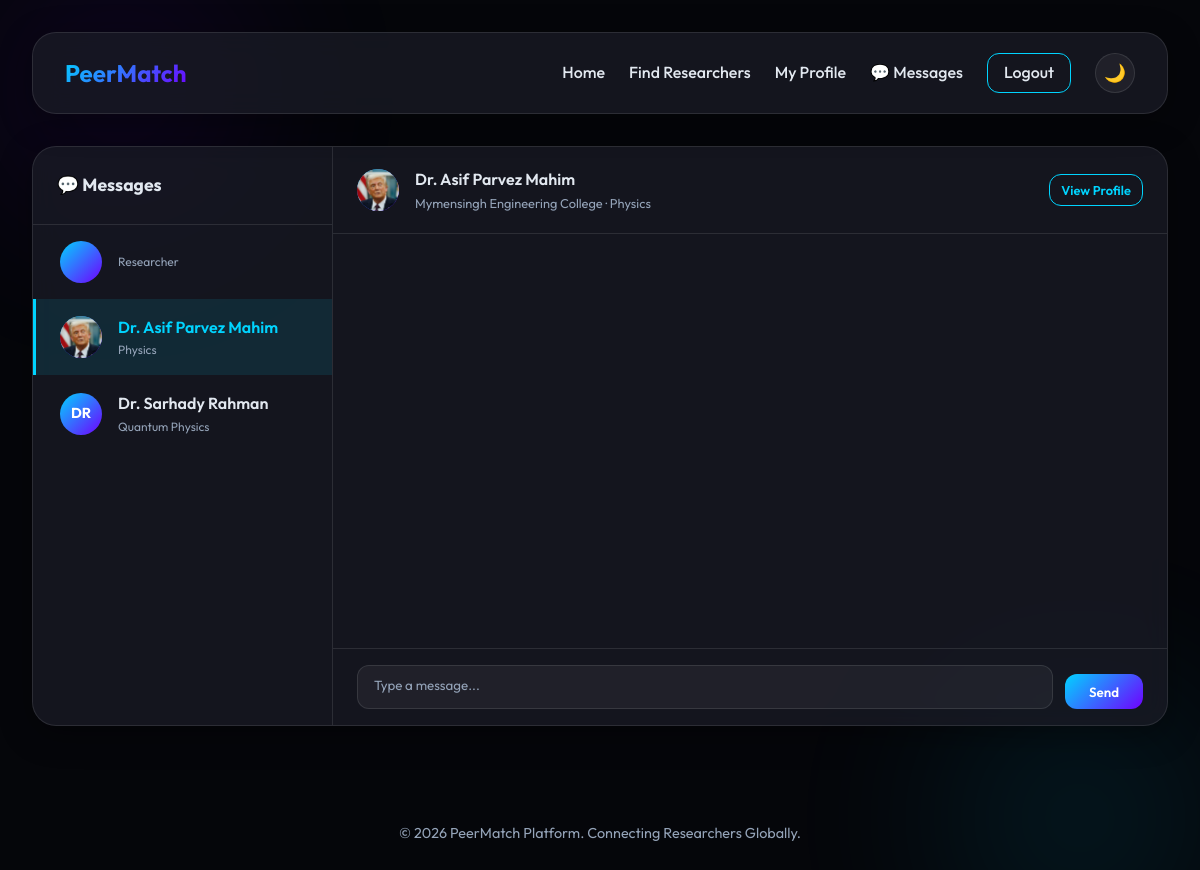
The app's page /messages/2/ (signed in) with its own data.
### core/models.py (models this page shows, shortened)
class User(AbstractUser):
    name = models.CharField(max_length=100)  # separate from username? We can make username=email or auto-generate.
    institution = models.CharField(max_length=150, blank=True, null=True)
    research_field = models.CharField(max_length=100, blank=True, null=True)
    interests = models.CharField(max_length=500, blank=True, null=True)
    role = models.CharField(max_length=20, default='user')  # 'user', 'admin'
    status = models.CharField(max_length=20, default='active')  # 'active', 'blocked'
    profile_pic = models.ImageField(upload_to='profile_pics/', blank=True, null=True)
    skillset = models.TextField(blank=True, null=True)
    education = models.TextField(blank=True, null=True)
    experience = models.TextField(blank=True, null=True)
    previous_work = models.TextField(blank=True, null=True)
    ongoing_work = models.TextField(blank=True, null=True)

### core/views.py (the view)
# urls.py: path('messages/<int:user_id>/', views.conversation, name='conversation'),
@login_required
def conversation(request, user_id):
    other = get_object_or_404(User, id=user_id)
    if request.method == 'POST':
        content = request.POST.get('content', '').strip()
        if content:
            ChatMessage.objects.create(sender=request.user, recipient=other, content=content)
        return redirect('conversation', user_id=user_id)
    ChatMessage.objects.filter(sender=other, recipient=request.user, read=False).update(read=True)
    conv = ChatMessage.objects.filter(
        (Q(sender=request.user) & Q(recipient=other)) |
        (Q(sender=other) & Q(recipient=request.user))
    ).order_by('timestamp')
    sent = ChatMessage.objects.filter(sender=request.user).values_list('recipient_id', flat=True).distinct()
    received = ChatMessage.objects.filter(recipient=request.user).values_list('sender_id', flat=True).distinct()
    partner_ids = set(list(sent) + list(received))
    partner_ids.add(user_id)
    partners = User.objects.filter(id__in=partner_ids)
    return render(request, 'messages.html', {
        'partners': partners,
        'active_user': other,
        'conversation': conv
    })

### core/context_processors.py (called while the page is built)
def global_constants(request):
    return {
        'RESEARCH_FIELDS': RESEARCH_FIELDS,
        'app_name': 'PeerMatch',
    }

### core/templates/messages.html (shortened to what this page needs)
{% extends "layout.html" %}
{% load static %}
{% block content %}
<div style="height: calc(100vh - 220px); display: grid; grid-template-columns: 300px 1fr; gap: 0; border-radius: 1.5rem; overflow: hidden;"
    class="glass animate">
    <div style="border-right: 1px solid var(--glass-border); display: flex; flex-direction: column;">
        <div style="padding: 1.5rem; border-bottom: 1px solid var(--glass-border);">
            <h2 style="font-size: 1.1rem;">💬 Messages</h2>
        </div>
        <div style="overflow-y: auto; flex: 1;">
            {% if partners %}
            {% for p in partners %}
            {% if active_user and active_user.id == p.id %}
            <a href="{% url 'conversation' user_id=p.id %}"
                style="display: flex; align-items: center; gap: 1rem; padding: 1rem 1.5rem; text-decoration: none; transition: var(--transition); background: rgba(0,212,255,0.1); border-left: 3px solid var(--primary-color);">
                {% else %}
                <a href="{% url 'conversation' user_id=p.id %}"
                    style="display: flex; align-items: center; gap: 1rem; padding: 1rem 1.5rem; text-decoration: none; transition: var(--transition); background: transparent; border-left: 3px solid transparent;">
                    {% endif %}
                    <div
                        style="width: 42px; height: 42px; border-radius: 50%; background: linear-gradient(135deg, var(--primary-color), var(--secondary-color)); display: flex; align-items: center; justify-content: center; font-weight: 700; font-size: 0.9rem; flex-shrink: 0; color: white;">
                        {% if p.profile_pic %}
                        <img src="{{ p.profile_pic.url }}"
                            style="width: 42px; height: 42px; border-radius: 50%; object-fit: cover;">
                        {% else %}
                        {{ p.name|slice:":2"|upper }}
                        {% endif %}
                    </div>
                    <div style="min-width: 0;">
                        <p
                            style="font-weight: 600; color: {% if active_user and active_user.id == p.id %}var(--primary-color){% else %}var(--text-color){% endif %}; white-space: nowrap; overflow: hidden; text-overflow: ellipsis;">
                            {{ p.name }}</p>
                        <p style="font-size: 0.75rem; color: var(--text-muted);">{{p.research_field|default:'Researcher' }}</p>
                    </div>
                </a>
                {% endfor %}
                {% else %}
                <div style="padding: 2rem; text-align: center; color: var(--text-muted); font-size: 0.9rem;">
                    <p style="margin-bottom: 1rem;">No conversations yet.</p>
                    <a href="{% url 'index' %}" class="btn btn-outline"
                        style="font-size: 0.8rem; padding: 0.4rem 0.8rem;">Browse Ideas to connect</a>
                </div>
                {% endif %}
        </div>
    </div>
    <div style="display: flex; flex-direction: column;">
        {% if active_user %}
        <div
            style="padding: 1.25rem 1.5rem; border-bottom: 1px solid var(--glass-border); display: flex; align-items: center; gap: 1rem;">
            <div
                style="width: 42px; height: 42px; border-radius: 50%; background: linear-gradient(135deg, var(--primary-color), var(--secondary-color)); display: flex; align-items: center; justify-content: center; font-weight: 700; color: white; flex-shrink: 0;">
                {% if active_user.profile_pic %}
                <img src="{{ active_user.profile_pic.url }}"
                    style="width: 42px; height: 42px; border-radius: 50%; object-fit: cover;">
                {% else %}
                {{ active_user.name|slice:":2"|upper }}
                {% endif %}
            </div>
            <div>
                <p style="font-weight: 600;">{{ active_user.name }}</p>
                <p style="font-size: 0.8rem; color: var(--text-muted);">{{ active_user.institution|default:'' }} · {{active_user.research_field|default:'' }}</p>
            </div>
            <a href="{% url 'profile' user_id=active_user.id %}" class="btn btn-outline"
                style="margin-left: auto; padding: 0.3rem 0.7rem; font-size: 0.8rem;">View Profile</a>
        </div>
        <div id="chatBox"
            style="flex: 1; overflow-y: auto; padding: 1.5rem; display: flex; flex-direction: column; gap: 0.75rem;">
        </div>
        <div style="padding: 1rem 1.5rem; border-top: 1px solid var(--glass-border);">
            <form id="msgForm" style="display: flex; gap: 0.75rem; align-items: flex-end;">
                <textarea id="msgInput" placeholder="Type a message..." rows="1"
                    style="flex: 1; resize: none; min-height: 44px; max-height: 120px; padding: 0.6rem 1rem; line-height: 1.5;"
                    onkeydown="if(event.key==='Enter'&&!event.shiftKey){event.preventDefault();sendMsg();}"></textarea>
                <button type="button" class="btn btn-primary" onclick="sendMsg()"
                    style="padding: 0.6rem 1.5rem; align-self: flex-end;">Send</button>
            </form>
        </div>
        {% endif %}
    </div>
</div>
{% endblock %}

### core/static/css/index.css (style rules this page uses)
:root { --bg-color: #05060a; --surface-color: rgba(26, 27, 38, 0.75); --glass-border: rgba(255, 255, 255, 0.1); --primary-color: #00d4ff; --secondary-color: #7000ff; --text-color: #e2e8f0; --text-muted: #94a3b8; --success: #10b981; --danger: #ef4444; --warning: #f59e0b; --font-main: 'Outfit', sans-serif; --transition: all 0.3s cubic-bezier(0.4, 0, 0.2, 1); --input-bg: rgba(255, 255, 255, 0.05); --shadow: 0 8px 32px 0 rgba(0, 0, 0, 0.37); --select-bg: #1a1b26; --select-color: #e2e8f0; }
* { margin: 0; padding: 0; box-sizing: border-box; }
body { font-family: var(--font-main); background-color: var(--bg-color); color: var(--text-color); line-height: 1.6; overflow-x: hidden; min-height: 100vh; transition: background-color 0.3s, color 0.3s; }
body::before { content: ''; position: fixed; top: -10%; left: -10%; width: 40%; height: 40%; background: radial-gradient(circle, var(--secondary-color) 0%, transparent 70%); opacity: 0.12; z-index: -1; filter: blur(80px); }
body::after { content: ''; position: fixed; bottom: -10%; right: -10%; width: 40%; height: 40%; background: radial-gradient(circle, var(--primary-color) 0%, transparent 70%); opacity: 0.12; z-index: -1; filter: blur(80px); }
.glass { background: var(--surface-color); backdrop-filter: blur(14px); -webkit-backdrop-filter: blur(14px); border: 1px solid var(--glass-border); border-radius: 1.5rem; box-shadow: var(--shadow); }
.btn { padding: 0.75rem 1.5rem; border-radius: 0.75rem; border: none; cursor: pointer; font-weight: 600; font-family: inherit; transition: var(--transition); display: inline-flex; align-items: center; justify-content: center; gap: 0.5rem; text-decoration: none; white-space: nowrap; }
.btn-primary { background: linear-gradient(135deg, var(--primary-color), var(--secondary-color)); color: white; }
.btn-outline { background: transparent; border: 1px solid var(--primary-color); color: var(--primary-color); }
input, select, textarea { width: 100%; padding: 0.75rem 1rem; background: var(--input-bg); border: 1px solid var(--glass-border); border-radius: 0.75rem; color: var(--text-color); font-family: inherit; transition: var(--transition); }
input::placeholder, textarea::placeholder { color: var(--text-muted); }
.animate { animation: fadeIn 0.5s ease forwards; }

### records on screen
User: research_field "Researcher"
User: profile_pic (picture), name "Dr. Asif Parvez Mahim", research_field "Physics", institution "Mymensingh Engineering College"
User: name "DR", name "Dr. Sarhady Rahman", research_field "Quantum Physics"
